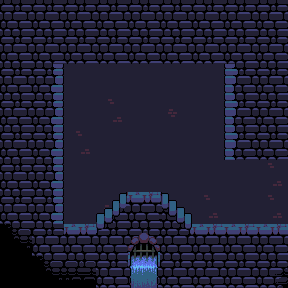

A level layout from a 2D game, rendered from its tile map. Below: a short description, then the map file with tile-grid data replaced by summaries:
An orthogonal 9x9 tile map with 32x32 px tiles, 4 tile layers (Background, Foreground, Sensor, Decoration), 2 tilesets.

<map version="1.0" orientation="orthogonal" renderorder="right-down" width="9" height="9" tilewidth="32" tileheight="32" nextobjectid="1">
 <tileset firstgid="1" name="oppcastle-mod-tiles" tilewidth="32" tileheight="32">
  <image source="oppcastle-mod-tiles.png" width="480" height="352" />
 </tileset>
 <tileset firstgid="166" name="oppcastle-tiles_0" tilewidth="32" tileheight="32">
  <image source="oppcastle-tiles_0.png" width="416" height="352" />
 </tileset>
 <layer name="Background" width="9" height="9">
  <data>[81 cells, 81 non-empty, 3 distinct tile ids]</data>
 </layer>
 <layer name="Foreground" width="9" height="9">
  <data>[81 cells, 55 non-empty, 12 distinct tile ids]</data>
 </layer>
 <layer name="Sensor" width="9" height="9">
  <data>[81 cells, 2 non-empty, 1 distinct tile ids]</data>
 </layer>
 <layer name="Decoration" width="9" height="9">
  <data>[81 cells, 2 non-empty, 2 distinct tile ids]</data>
 </layer>
</map>
